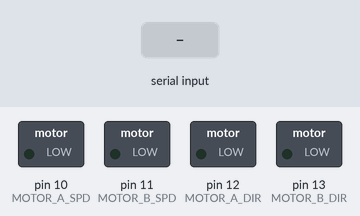
Bench run of a sketch on a simulated Arduino Uno, built with avr-gcc and run on an emulated ATmega328P. Shown: switched loads named in the sketch (green lamp = pin HIGH). Inputs (shaded band) come from the test bench. What the sketch prints to the serial monitor is not drawn.

Above: at 1.2 s.
1.3 s: "F" received over Serial
At 1.6 s:
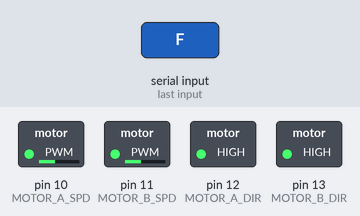
2.8 s: "L" received over Serial
At 3.9 s:
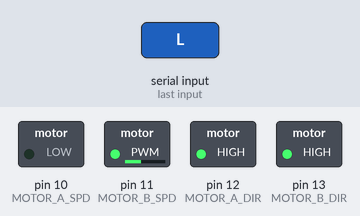
4.3 s: "R" received over Serial
At 5.1 s:
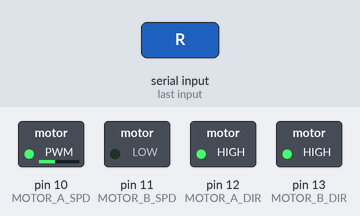
5.8 s: "C" received over Serial
At 6.2 s:
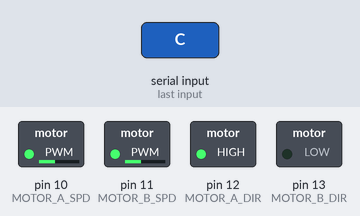
7.3 s: "X" received over Serial
At 8.5 s:
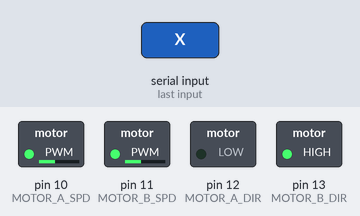
8.8 s: "B" received over Serial
At 9.7 s:
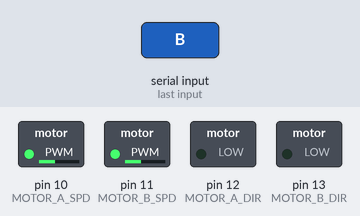
Timing chart, 0 to 11.3 s (numbered marks = the images above; inputs shaded):
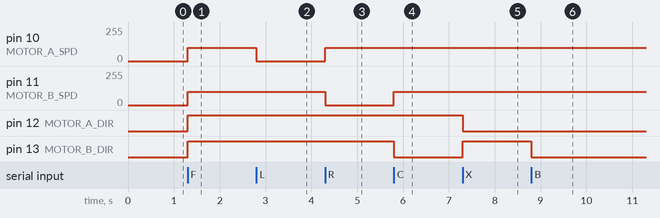

Measured:
- after the input at 1.3 s, pin 10 (MOTOR_A_SPD), pin 11 (MOTOR_B_SPD): 0/255 → 100/255 at once; pin 12 (MOTOR_A_DIR), pin 13 (MOTOR_B_DIR): LOW → HIGH at once
- after the input at 2.8 s, pin 10 (MOTOR_A_SPD): 100/255 → 0/255 at once
- after the input at 4.3 s, pin 10 (MOTOR_A_SPD): 0/255 → 100/255 at once; pin 11 (MOTOR_B_SPD): 100/255 → 0/255 at once
- after the input at 5.8 s, pin 11 (MOTOR_B_SPD): 0/255 → 100/255 at once; pin 13 (MOTOR_B_DIR): HIGH → LOW at once
- after the input at 7.3 s, pin 12 (MOTOR_A_DIR): HIGH → LOW at once; pin 13 (MOTOR_B_DIR): LOW → HIGH at once
- after the input at 8.8 s, pin 13 (MOTOR_B_DIR): HIGH → LOW at once

The sketch:

default.ino
```cpp
#define MOTOR_A_SPD 10  // 모터A의 속도를 결정하는 PWM 핀
#define MOTOR_A_DIR 12   // 모터A의 방향을 결정하는 디지털 핀 (원문에는 MOTOR_A_DIR_PIN으로 되어 있지만, 일반적으로 DIR로 줄여서 사용하며, motor_drive() 함수에 맞춰 수정했습니다.)
#define MOTOR_B_SPD 11  // 모터B의 속도를 결정하는 PWM 핀
#define MOTOR_B_DIR 13  // 모터B의 방향을 결정하는 디지털 핀 (원문에는 MOTOR_B_DIR_PIN으로 되어 있지만, motor_drive() 함수에 맞춰 수정했습니다.)
#define A_BAL 1         // 모터A의 균형 계수 (속도 보정값)
#define B_BAL 1         // 모터B의 균형 계수 (속도 보정값)
#define M_SPEED 100     // 모터 초기 기본 속도 (PWM 값, 0~255)

// 모터의 회전 방향 및 속도 전역 변수

//unsigned char m_a_dir = 0, m_b_dir = 0; // 0 또는 1 (방향 설정)
unsigned char m_a_spd = 0, m_b_spd = 0; // PWM 속도 값 (0~255)
boolean m_a_dir = 0, m_b_dir = 0; // (원문 이미지에 있던 변수, 현재 코드에서는 사용되지 않음)

void setup() {
  Serial.begin(9600); // 시리얼 통신 초기화 (보율 9600)

  pinMode(MOTOR_A_DIR, OUTPUT); // 모터A 방향 핀 출력으로 설정
  pinMode(MOTOR_B_DIR, OUTPUT); // 모터B 방향 핀 출력으로 설정
  // PWM 핀은 analogWrite에서 자동으로 설정되므로 pinMode 불필요

  Serial.println("Hello!"); // 모터 작동 확인용 문자 출력
}

void loop() {
  unsigned char bt_cmd = 0; // 명령어 저장을 위한 변수

  if (Serial.available()) { // 시리얼 데이터가 입력되었을 때
    bt_cmd = Serial.read(); // 변수에 입력된 데이터 저장
    rc_ctrl_val(bt_cmd);       // 조정된 변수로 모터를 실제로 구동
    }
  motor_drive();    // 입력된 데이터에 따라 모터 변수(방향/속도) 조정
}

// 입력된 명령어(cmd)에 따라 모터의 방향과 속도를 설정하는 함수
void rc_ctrl_val(unsigned char cmd) {
  if (cmd == 'F') { // 'F'가 입력되었을 때, 전진
    m_a_dir = 1; // 정방향
    m_b_dir = 1; // 정방향
    m_a_spd = M_SPEED * A_BAL; // 속도 + 보정값
    m_b_spd = M_SPEED * B_BAL;
  } else if (cmd == 'L') { // 'L'가 입력되었을 때, 좌회전 (오른쪽 모터만 구동)
    m_a_dir = 1; // 정방향
    m_b_dir = 1; // 정방향
    m_a_spd = 0; // 모터A 정지
    m_b_spd = M_SPEED * B_BAL; // 모터B만 움직임
  } else if (cmd == 'R') { // 'R'가 입력되었을 때, 우회전 (왼쪽 모터만 구동)
    m_a_dir = 1; // 정방향
    m_b_dir = 1; // 정방향
    m_a_spd = M_SPEED * A_BAL; // 모터A만 움직임
    m_b_spd = 0; // 모터B 정지
  } else if (cmd == 'C') { // 'C'가 입력되었을 때, 제자리 좌회전 (A 정, B 역)
    m_a_dir = 1; // 정방향
    m_b_dir = 0; // 역방향
    m_a_spd = M_SPEED * A_BAL;
    m_b_spd = M_SPEED * B_BAL;
  } else if (cmd == 'X') { // 'X'가 입력되었을 때, 제자리 우회전 (A 역, B 정)
    m_a_dir = 0; // 역방향
    m_b_dir = 1; // 정방향
    m_a_spd = M_SPEED * A_BAL;
    m_b_spd = M_SPEED * B_BAL;
  } else if (cmd == 'B') { // 'B'가 입력되었을 때, 후진
    m_a_dir = 0; // 역방향
    m_b_dir = 0; // 역방향
    m_a_spd = M_SPEED * A_BAL;
    m_b_spd = M_SPEED * B_BAL;
  } else if (cmd == 'P') { // 'P'가 입력되었을 때, 정지
    m_a_dir = 1; // (방향은 유지하거나 정방향으로 설정)
    m_b_dir = 1;
    m_a_spd = 0; // 속도 정지
    m_b_spd = 0; // 속도 정지
  }
}

// 설정된 변수(방향, 속도)를 모터 드라이버 핀에 출력하는 함수
void motor_drive() {
  digitalWrite(MOTOR_A_DIR, m_a_dir); // 모터A의 방향을 디지털 출력
  digitalWrite(MOTOR_B_DIR, m_b_dir); // 모터B의 방향을 디지털 출력
  analogWrite(MOTOR_A_SPD, m_a_spd); // 모터A의 속도(PWM) 출력
  analogWrite(MOTOR_B_SPD, m_b_spd); // 모터B의 속도(PWM) 출력
}
```
